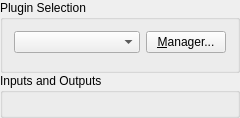
<?xml version="1.0" encoding="UTF-8"?>
<ui version="4.0">
 <exportmacro>KST_EXPORT</exportmacro>
 <class>PluginDialogWidget</class>
 <widget class="QWidget" name="PluginDialogWidget">
  <property name="geometry">
   <rect>
    <x>0</x>
    <y>0</y>
    <width>240</width>
    <height>109</height>
   </rect>
  </property>
  <layout class="QGridLayout">
   <property name="margin">
    <number>0</number>
   </property>
   <property name="spacing">
    <number>0</number>
   </property>
   <item row="0" column="0">
    <widget class="QGroupBox" name="GroupBox9_3">
     <property name="sizePolicy">
      <sizepolicy hsizetype="Preferred" vsizetype="Fixed">
       <horstretch>0</horstretch>
       <verstretch>0</verstretch>
      </sizepolicy>
     </property>
     <property name="title">
      <string>Plugin Selection</string>
     </property>
     <layout class="QGridLayout">
      <item row="0" column="0">
       <layout class="QGridLayout">
        <item row="0" column="1">
         <widget class="QPushButton" name="_pluginManager">
          <property name="sizePolicy">
           <sizepolicy hsizetype="Fixed" vsizetype="Fixed">
            <horstretch>0</horstretch>
            <verstretch>0</verstretch>
           </sizepolicy>
          </property>
          <property name="text">
           <string>&amp;Manager...</string>
          </property>
         </widget>
        </item>
        <item row="0" column="0">
         <widget class="QComboBox" name="PluginCombo"/>
        </item>
       </layout>
      </item>
      <item row="1" column="0">
       <widget class="QFrame" name="_pluginInfoFrame">
        <property name="frameShape">
         <enum>QFrame::NoFrame</enum>
        </property>
        <property name="frameShadow">
         <enum>QFrame::Plain</enum>
        </property>
       </widget>
      </item>
     </layout>
    </widget>
   </item>
   <item row="1" column="0">
    <widget class="QGroupBox" name="_pluginInputsBox">
     <property name="title">
      <string>Inputs and Outputs</string>
     </property>
     <layout class="QGridLayout">
      <item row="0" column="0">
       <widget class="QFrame" name="_pluginInputOutputFrame">
        <property name="frameShape">
         <enum>QFrame::NoFrame</enum>
        </property>
        <property name="frameShadow">
         <enum>QFrame::Plain</enum>
        </property>
       </widget>
      </item>
     </layout>
    </widget>
   </item>
   <item row="3" column="0">
    <widget class="CurveAppearanceWidget" name="_curveAppearance" native="true">
     <property name="hidden" stdset="0">
      <bool>true</bool>
     </property>
    </widget>
   </item>
  </layout>
 </widget>
 <layoutdefault spacing="6" margin="11"/>
 <pixmapfunction>qPixmapFromMimeSource</pixmapfunction>
 <customwidgets>
  <customwidget>
   <class>CurveAppearanceWidget</class>
   <extends>QWidget</extends>
   <header>curveappearancewidget.h</header>
  </customwidget>
 </customwidgets>
 <tabstops>
  <tabstop>PluginCombo</tabstop>
  <tabstop>_pluginManager</tabstop>
  <tabstop>_curveAppearance</tabstop>
 </tabstops>
 <includes>
  <include location="global">kst_export.h</include>
 </includes>
 <resources/>
 <connections/>
</ui>
